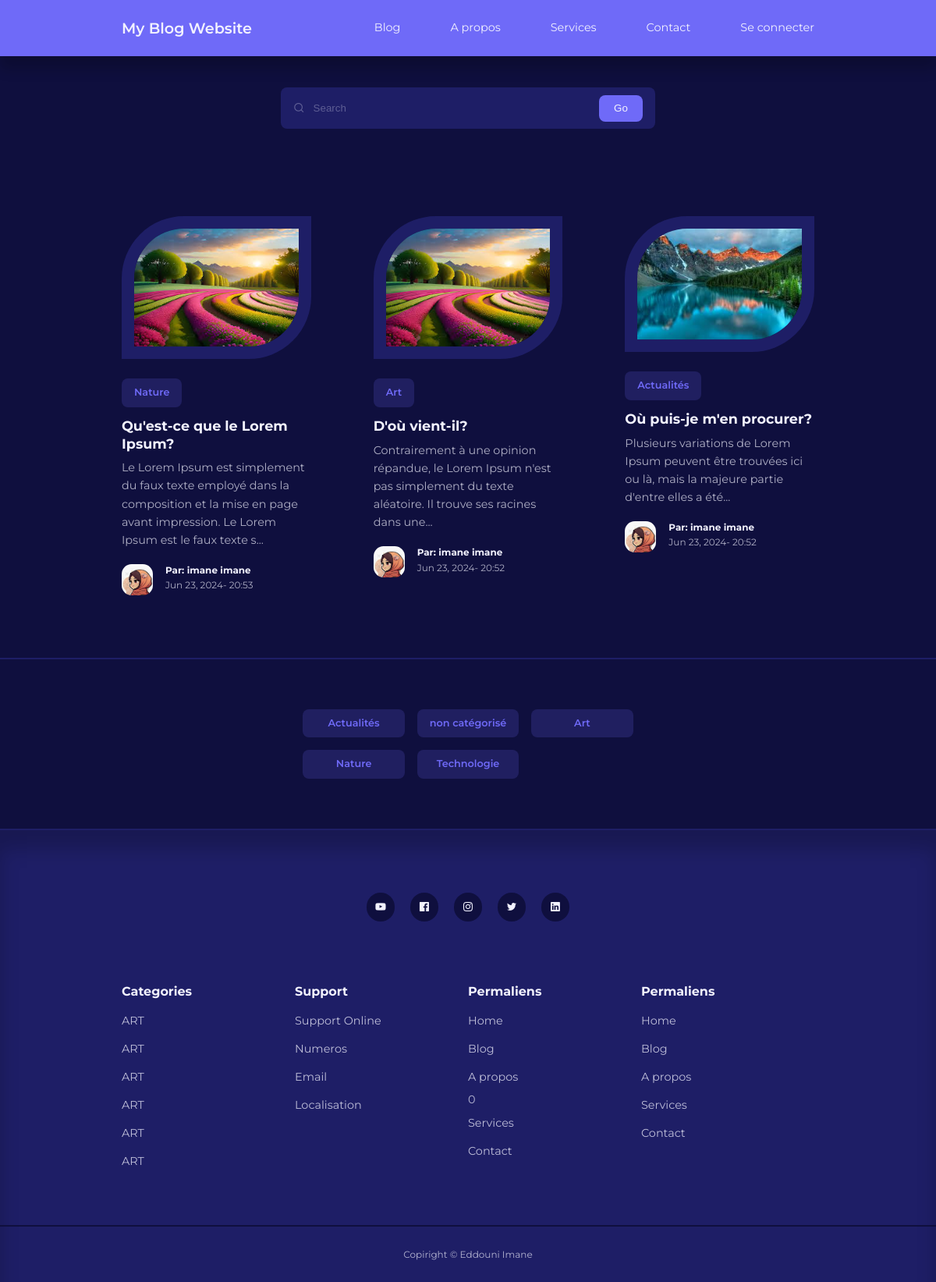
Screenshot of /blog.php with the database file from the repository.
### tables this page shows
CREATE TABLE `posts` (
  `id` int(11) NOT NULL,
  `titre` varchar(255) NOT NULL,
  `body` text NOT NULL,
  `couverture` varchar(255) NOT NULL,
  `date_time` timestamp NOT NULL DEFAULT current_timestamp(),
  `category_id` int(11) UNSIGNED DEFAULT NULL,
  `author_id` int(11) UNSIGNED NOT NULL,
  `is_featured` tinyint(1) NOT NULL
);

CREATE TABLE `categories` (
  `id` int(11) UNSIGNED NOT NULL,
  `titre` varchar(50) NOT NULL,
  `description` text NOT NULL
);

CREATE TABLE `users` (
  `id` int(11) UNSIGNED NOT NULL,
  `prenom` varchar(50) NOT NULL,
  `nom` varchar(50) NOT NULL,
  `nom_utilisateur` varchar(50) NOT NULL,
  `email` varchar(100) NOT NULL,
  `password` varchar(255) NOT NULL,
  `avatar` varchar(255) NOT NULL,
  `is_admin` tinyint(1) NOT NULL
);

### blog.php (the view)
<?php
include 'partials/header.php';
$query = "SELECT * FROM posts ORDER BY date_time DESC";
$posts = mysqli_query($connection, $query);
?>
<section class="search__bar">
    <form class="container search__bar-container" action="<?= ROOT_URL ?>search.php" method="GET">
        <div>
            <i class="uil uil-search"></i>
            <input type="search" name="search" placeholder="Search">
        </div>
        <button type="submit" name="submit" class="btn">Go</button>
    </form>
</section>
<section class="posts <?= $featured ? '' : 'section__extra-margin' ?>">
    <div class="container posts__container">
        <?php while ($post = mysqli_fetch_assoc($posts)) : ?>
            <article class="post">
                <div class="post__thumbnail">
                    <img src="./images/<?= $post['couverture'] ?>">
                </div>
                <div class=" post__info">
                    <?php
                    $categry_id = $post['category_id'];
                    $category_query = "SELECT * FROM categories WHERE id = $categry_id";
                    $category_result = mysqli_query($connection, $category_query);
                    $category = mysqli_fetch_assoc($category_result);
                    ?>
                    <a href="<?= ROOT_URL ?>category-posts.php?id=<?= $post['category_id'] ?>" class="category__button"><?= $category['titre'] ?></a>
                    <h3 class="post__title">
                        <a href="<?= ROOT_URL ?>post.php?id=<?= $post['id'] ?>"><?= $post['titre'] ?></a>
                    </h3>
                    <p class="post__body">
                        <?= substr($post['body'], 0, 150) ?>...
                    </p>
                    <div class="post__author">
                        <?php
                        $author_id = $post['author_id'];
                        $author_query = "SELECT * FROM users WHERE id = $author_id";
                        $author_result = mysqli_query($connection, $author_query);
                        $author = mysqli_fetch_assoc($author_result);
                        ?>
                        <div class="post__author-avatar">
                            <img src="./images/<?= $author['avatar'] ?>">
                        </div>
                        <div class="post__author-info">
                            <h5>Par: <?= "{$author['prenom']} {$author['nom']}" ?></h5>
                            <small>
                                <?= date("M d, Y- H:i", strtotime($post['date_time'])) ?>
                            </small>
                        </div>
                    </div>
                </div>
            </article>
        <?php endwhile ?>
    </div>
    <div class="category__buttons">
        <div class="container category__buttons-container">
            <?php
            $all_categories_query = "SELECT * FROM categories";
            $all_categories_result = mysqli_query($connection, $all_categories_query);
            ?> <?php while ($category = mysqli_fetch_assoc($all_categories_result)) : ?>
                <a href="<?= ROOT_URL ?>category-posts.php?id=<?= $category['id'] ?>" class="category__button"><?= $category['titre'] ?></a>
            <?php endwhile ?>
        </div>
    </div>
    <?php include 'partials/footer.php' ?>

### css/style.css (style rules this page uses)
:root { --color-primary: #6f6af8; --color-primary-light: hsl(242, 91%, 69%, 18%); --color-primary-variant: #5854c7; --color-red: #da0f3f; --color-red-light: hsl(346, 87%, 46%, 15%); --color-green: #00c476; --color-green-light: hsl(156, 100%, 38%, 15%); --color-gray-900: #1e1e66; --color-gray-700: #2d2b7c; --color-gray-300: rgba(242, 242, 254, 0.3); --color-gray-200: rgba(242, 242, 254, 0.7); --color-white: #f2f2fe; --color-bg: #0f0f3e; --transition: all 300ms ease; --container-width-lg: 74%; --container-width-md: 88%; --form-width: 40%; --card-border-radius-1: 0.3rem; --card-border-radius-2: 0.5rem; --card-border-radius-3: 0.8rem; --card-border-radius-4: 2rem; --card-border-radius-5: 5rem; }
* { margin: 0; padding: 0; outline: 0; border: 0; appearance: 0; list-style: none; text-decoration: none; box-sizing: border-box; }
body { font-family: 'Montserrat', sans-serif; line-height: 1.6; color: var(--color-gray-200); overflow-x: hidden; background: var(--color-bg); font-size: 0.9rem; }
.container { width: var(--container-width-lg); max-width: 1800px; margin-inline: auto; }
section { margin-top: 3rem; width: 100vw; }
.section__extra-margin { margin-top: 7rem; }
h1, h2, h3, h4, h5, h6 { color: var(--color-white); line-height: 1.3; }
h3 { font-size: 1.1rem; margin: 0.8rem 0 0.5rem; }
a { color: var(--color-white); transition: var(--transition); }
img { display: block; width: 100%; object-fit: cover; }
.category__button { background: var(--color-primary-light); color: var(--color-primary); display: inline-block; padding: 0.5rem 1rem; border-radius: var(--card-border-radius-2); font-weight: 600; font-size: 0.8rem; text-align: center; }
.post__thumbnail { border-radius: var(--card-border-radius-5)0; border: 1rem solid var(--color-gray-900); overflow: hidden; margin-bottom: 1.6rem; }
.post__author { display: flex; gap: 1rem; margin-top: 1.2rem; }
.post__author-avatar { width: 2.5rem; height: 2.5rem; border-radius: var(--card-border-radius-3); overflow: hidden; }
.posts__container { display: grid; grid-template-columns: repeat(3, 1fr); gap: 5rem; margin-bottom: 5rem; }
.category__buttons { padding: 4rem 0; border-top: 2px solid var(--color-gray-900); border-bottom: 2px solid var(--color-gray-900); }
.category__buttons-container { width: fit-content; display: grid; grid-template-columns: repeat(3, 1fr); gap: 1rem; }
.search__bar { margin-top: 7rem; }
.search__bar-container { position: relative; width: 30rem; background: var(--color-gray-900); display: flex; flex-direction: row; align-items: center; justify-content: space-between; overflow: hidden; padding: 0.6rem 1rem; border-radius: var(--card-border-radius-2); color: var(--color-gray-300); }
.search__bar-container>div { width: 100%; display: flex; align-items: center; }
.search__bar input { background: transparent; margin-left: 0.7rem; padding: 0.5rem 0; width: 100%; }
.search__bar input::placeholder { color: var(--color-gray-300); }
.btn { display: inline-block; width: fit-content; padding: 0.6rem 1.2rem; background: var(--color-primary); border-radius: var(--card-border-radius-2); cursor: pointer; transform: var(--transition); color: var(--color-white); }
form { display: flex; flex-direction: column; gap: 1rem; }
input, textarea, select { padding: 0.8rem 1.4rem; background-color: var(--color-gray-900); border-radius: var(--card-border-radius-2); resize: none; color: var(--color-white); }

### rows the page displays
posts: couverture (picture), category.titre "Nature", titre "Qu'est-ce que le Lorem Ipsum?", body "Le Lorem Ipsum est simplement du faux texte employé dans la composition et la mise en page avant impression. Le Lorem Ipsum est le faux texte s", author.avatar (picture), author.prenom "imane", author.nom "imane", date_time "Jun 23, 2024- 20:53"
posts: couverture (picture), category.titre "Art", titre "D'où vient-il?", body "Contrairement à une opinion répandue, le Lorem Ipsum n'est pas simplement du texte aléatoire. Il trouve ses racines dans une", author.avatar (picture), author.prenom "imane", author.nom "imane", date_time "Jun 23, 2024- 20:52"
posts: couverture (picture), category.titre "Actualités", titre "Où puis-je m'en procurer?", body "Plusieurs variations de Lorem Ipsum peuvent être trouvées ici ou là, mais la majeure partie d'entre elles a été", author.avatar (picture), author.prenom "imane", author.nom "imane", date_time "Jun 23, 2024- 20:52"
categories: titre "Actualités"
categories: titre "non catégorisé"
categories: titre "Art"
categories: titre "Nature"
categories: titre "Technologie"
